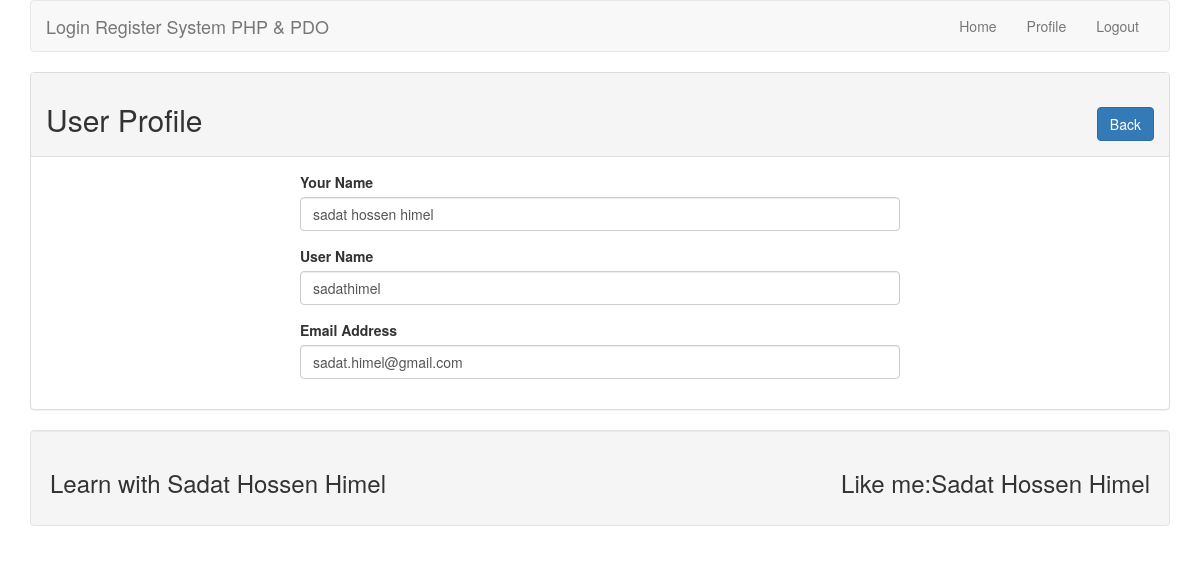
Page /profile.php?id=9 (signed in) on the committed database.
### tables this page shows
CREATE TABLE `tbl_user` (
  `id` int(11) NOT NULL,
  `name` varchar(255) NOT NULL,
  `username` varchar(255) NOT NULL,
  `email` varchar(255) NOT NULL,
  `password` varchar(255) NOT NULL
);

### lib/User.php (called while the page is built, shortened)
<?php
    include 'Database.php';
class User {
	private $db;
	function __construct(){
		$this->db = new Database();
	}
    public function getUserById($userid) {
        $sql = "SELECT * FROM tbl_user WHERE id = :id LIMIT 1";
        $query = $this->db->pdo->prepare($sql);
        $query->bindValue(':id', $userid);
        $query->execute();
        $result = $query->fetch(PDO::FETCH_OBJ);
        return $result;
    }
}
 ?>

### lib/Database.php (called while the page is built, shortened)
<?php
class Database{
	private $hostdb = "localhost";
	private $userdb = "root";
	private $passdb = "";
	private $namedb = "project_lr";
	function __construct(){
		if (!isset($this->pro)) {
			try {
				$link =  new PDO("mysql:host=".$this->hostdb.";dbname=".$this->namedb, $this->userdb, $this->passdb);
				$link->setAttribute(PDO::ATTR_ERRMODE, PDO::ERRMODE_EXCEPTION);
				$link->exec("SET CHARACTER SET utf8");
				$this->pdo = $link;
			} catch (PDOException $e) {
				die("Failed to connect with Database".$e->getMessage());
			}
		}
	}
}

### profile.php (the view, shortened to what this page needs)
<?php
include 'lib/User.php';
include 'inc/header.php';
?>
<?php
    if (isset($_GET['id'])){
        $userId = (int)$_GET['id'];
    }
    $user = new User();
?>
    <div class="panel panel-default">
        <div class="panel-heading">
            <h2>User Profile <sapn class="pull-right"><a class="btn btn-primary" href="index.php">Back</a></sapn></h2>
        </div>
        <div class="panel-body">
            <div style="max-width: 600px; margin: 0 auto ">
            <?php
                $userData = $user->getUserById($userId);
                if ($userId) {
            ?>
            <form action="" method="POST">
                <div class="form-group">
                    <label for="name">Your Name</label>
                    <input type="text" id="name" name="name" class="form-control" value="<?php echo $userData->name; ?>"/>
                </div>
                <div class="form-group">
                    <label for="username">User Name</label>
                    <input type="text" id="username" name="username" class="form-control" value="<?php echo $userData->username?>"/>
                </div>
                <div class="form-group">
                    <label for="email">Email Address</label>
                    <input type="text" id="email" name="email" class="form-control" value="<?php echo $userData->email; ?>"/>
                </div>
            </form>
            <?php
                }
            ?>
            </div>
        </div>
    </div>
<?php
include 'inc/footer.php';
?>

### rows in the picture
tbl_user: name "sadat hossen himel", username "sadathimel", email "sadat.himel@gmail.com"
